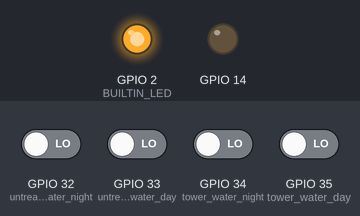
The sketch below on a simulated ESP32. On the bench: output pins drawn as LEDs (lit = HIGH). Inputs (shaded band) come from the test bench; at power-on: GPIO 32 (untreated_water_night), GPIO 33 (untreated_water_day), GPIO 34 (tower_water_night), GPIO 35 (tower_water_day) LOW. WiFi joins after 1.5 s; servers stay silent unless stated; no MQTT or app messages arrive unless stated; what the sketch prints to the serial monitor is not drawn.

Above: at 0.9 s.
At 1.6 s:
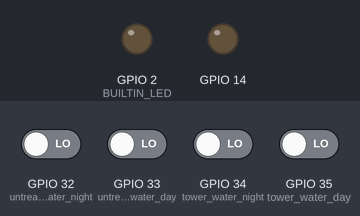
Timing chart, 0 to 3.1 s (numbered marks = the images above):
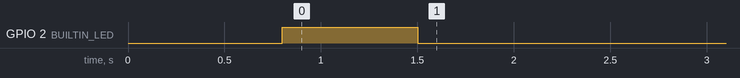

The sketch:

lavelSensorAll.ino
```cpp
#include <ArduinoJson.h>
#include <WiFi.h>
#include <PubSubClient.h>

const char* ssid = "IT_NW12";
const char* password = "123456788";

StaticJsonDocument<500> doc;

#define mqtt_server "192.168.31.70"
#define mqtt_port 1883
#define mqtt_user "project"
#define mqtt_password "123456788"

String id = "10";
String topicControl = "tabwater/device/" + id + "/control";
String topicStatus = "tabwater/device/" + id + "/alive";
String topicData = "tabwater/device/" + id + "/data";
#include <Ticker.h>
Ticker ticker;

#define BUILTIN_LED 2

WiFiClient espClient;
PubSubClient client(espClient);


// PinMode input sensor
int untreated_water_day = 33;    //น้ำดิบกลางวัน
int untreated_water_night = 32;  //น้ำดิบกลางคืน
int tower_water_day = 35;        //หอสูงกลางวัน
int tower_water_night = 34;      //หอสูงกลางคืน


void tick() {
  int state = digitalRead(BUILTIN_LED);
  digitalWrite(BUILTIN_LED, !state);
}

void setup() {
  Serial.begin(115200);

  pinMode(BUILTIN_LED, OUTPUT);
  pinMode(14, OUTPUT);
  pinMode(untreated_water_day, INPUT);
  pinMode(untreated_water_night, INPUT);
  pinMode(tower_water_day, INPUT);
  pinMode(tower_water_night, INPUT);
  ticker.attach(0.8, tick);

  WiFi.config(INADDR_NONE, INADDR_NONE, INADDR_NONE, INADDR_NONE);
  WiFi.setHostname(id.c_str());
  WiFi.begin(ssid, password);

  while (WiFi.status() != WL_CONNECTED) {
    delay(500);
    Serial.print(".");
  }

  Serial.println("");
  Serial.println("WiFi connected");
  Serial.println("IP address: ");
  Serial.println(WiFi.localIP());

  client.setServer(mqtt_server, mqtt_port);
  client.setCallback(callback);

  ticker.detach();
  digitalWrite(BUILTIN_LED, LOW);
}

void loop() {

  if (WiFi.status() != WL_CONNECTED) {
    Serial.println("Reconnecting to WiFi...");
    digitalWrite(14, HIGH);
    WiFi.disconnect();
    WiFi.reconnect();
  }

  if (!client.connected()) {
    Serial.print("Attempting MQTT connection...");

    if (client.connect(id.c_str(), mqtt_user, mqtt_password, topicStatus.c_str(), 1, true, "offline")) {
      Serial.println("connected");
      digitalWrite(14, LOW);
      client.publish(topicStatus.c_str(), "online", true);

    } else {
      Serial.print("failed, rc=");
      Serial.print(client.state());
      Serial.println(" try again in 5 seconds");
      digitalWrite(14, HIGH);
      delay(5000);
      ESP.restart();
    }
  }
  client.loop();

  int untreated_water_day_reading = digitalRead(untreated_water_day);
  String untreated_water_day_readingAsString = String(untreated_water_day_reading);

  int untreated_water_nigth_reading = digitalRead(untreated_water_night);
  String untreated_water_nigth_readingAsString = String(untreated_water_nigth_reading);


  int tower_water_day_reading = digitalRead(tower_water_day);
  String tower_water_day_readingAsString = String(tower_water_day_reading);

  int tower_water_nigth_reading = digitalRead(tower_water_night);
  String tower_water_nigth_readingAsString = String(tower_water_nigth_reading);

  doc["untreated_water_day"] = untreated_water_day_readingAsString;
  doc["untreated_water_nigth"] = untreated_water_nigth_readingAsString;
  doc["tower_water_nigth"] = tower_water_nigth_readingAsString;
  doc["tower_water_day"] = tower_water_day_readingAsString;

  char buffer[256];
  size_t n = serializeJson(doc, buffer);
    client.publish(topicData.c_str(), buffer, n);
    doc.clear();

  delay(1000);
}

void callback(char* topic, byte* payload, unsigned int length) {
  Serial.print("Message arrived [");
  Serial.print(topic);
  Serial.print("] ");
  String msg = "";
  int i = 0;
  while (i < length) msg += (char)payload[i++];
}
```
